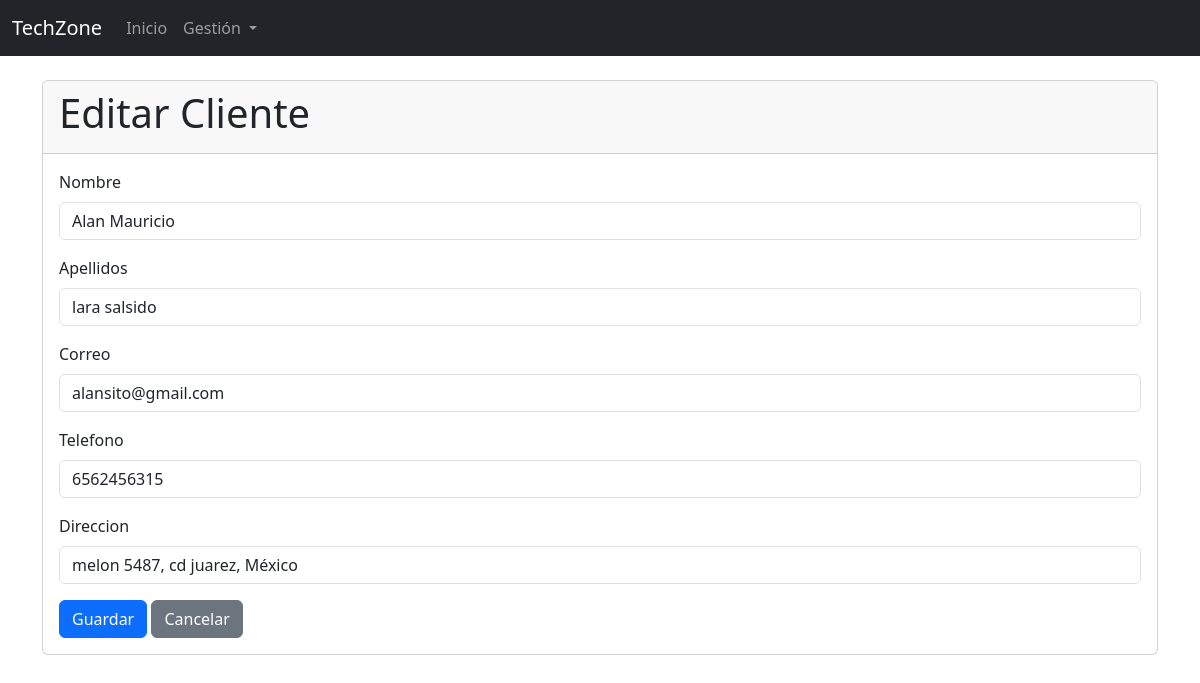
Page /clientes/1/editar/ on the committed database.
### tienda/models.py (models this page shows, shortened)
class Cliente(models.Model):
    nombre = models.CharField(max_length=255)
    apellidos = models.CharField(max_length=255)
    correo = models.EmailField()
    telefono = models.CharField(max_length=20)
    direccion = models.ForeignKey(Direccion, on_delete=models.CASCADE)

### tienda/views.py (the view)
# urls.py: path('clientes/<int:pk>/editar/', ClienteUpdateView.as_view(), name='cliente-update'),
@method_decorator(csrf_exempt, name='dispatch')
class ClienteUpdateView(UpdateView):
    model = Cliente
    form_class = ClienteForm
    template_name = 'tienda/cliente_form.html'
    success_url = reverse_lazy('cliente-list')

### tienda/forms.py
class ClienteForm(forms.ModelForm):
    class Meta:
        model = Cliente
        fields = ['nombre', 'apellidos', 'correo', 'telefono', 'direccion']

### tienda/models.py (called while the page is built)
    def __str__(self):
        return f"{self.calle}, {self.ciudad}, {self.pais}"

### tienda/templatetags/form_filters.py (called while the page is built)
@register.filter(name='add_class')
def add_class(value, arg):
    return value.as_widget(attrs={'class': arg})

### tienda/templates/tienda/cliente_form.html (shortened to what this page needs)
{% extends 'tienda/base.html' %}
{% load form_filters %}
{% block content %}
<div class="card">
    <div class="card-header">
        <h1 class="card-title">
            {% if object %}Editar Cliente{% else %}Crear Cliente{% endif %}
        </h1>
    </div>
    <div class="card-body">
        <form method="post">
            {% for field in form %}
                <div class="mb-3">
                    <label for="{{ field.id_for_label }}" class="form-label">{{ field.label }}</label>
                    {{ field|add_class:"form-control" }}
                </div>
            {% endfor %}
            <button type="submit" class="btn btn-primary">Guardar</button>
            <a href="{% url 'cliente-list' %}" class="btn btn-secondary">Cancelar</a>
        </form>
    </div>
</div>
{% endblock %}

### rows in the picture
Cliente: form "Alan Mauricio" "lara salsido" "alansito@gmail.com" "6562456315" "melon 5487, cd juarez, México"

### other values in the picture
{{ field.label }} "Nombre" "Apellidos" "Correo" "Telefono" "Direccion"
